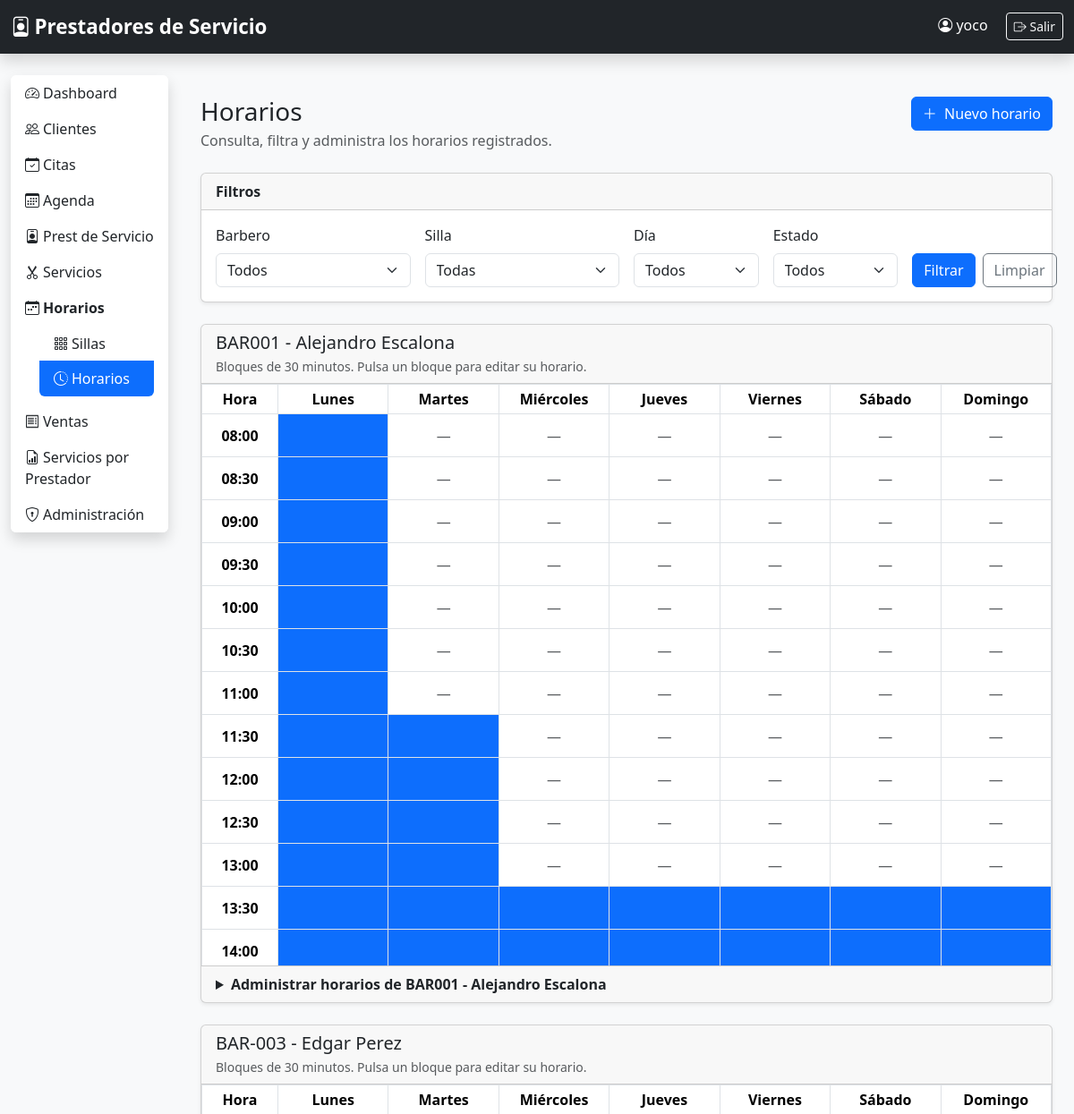
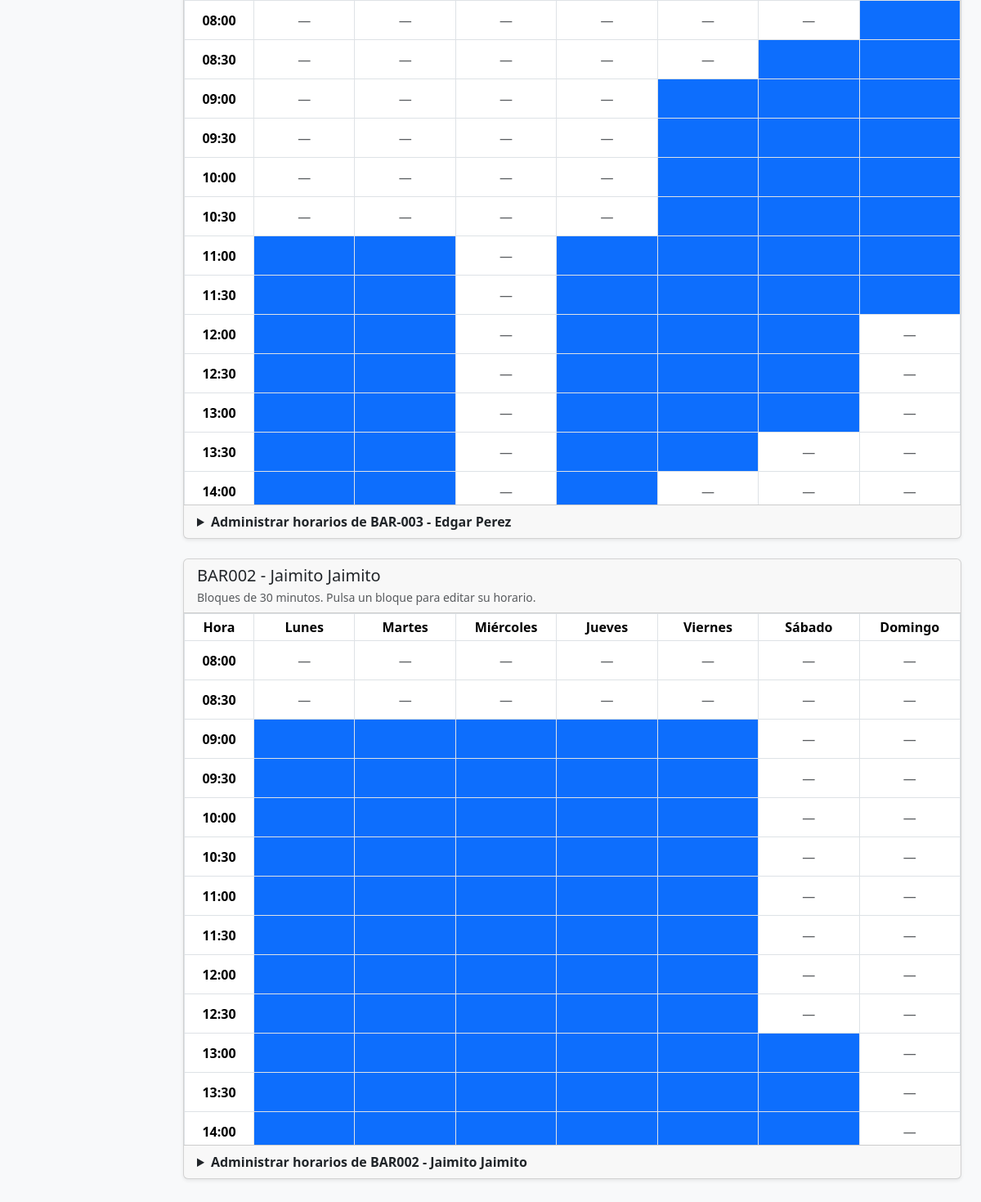
/horarios/ (signed in), run on the app's committed database (2 pictures, top to bottom).
### seguridad/models.py (models this page shows, shortened)
class Usuario(AbstractUser):
    telefono = models.CharField(max_length=20, blank=True)

### barberos/models.py (models this page shows)
class Barbero(models.Model):
    codigo = models.CharField(
        max_length=10,
        unique=True,
        verbose_name="Código"
    )
    nombre = models.CharField(max_length=100)
    apellido = models.CharField(max_length=100)
    direccion = models.CharField(max_length=250)
    telefono = models.CharField(max_length=20)
    correo = models.EmailField(blank=True)
    fecha_ingreso = models.DateField()
    porcentaje = models.DecimalField(
        max_digits=5,
        decimal_places=2,
        help_text="Porcentaje de comisión"
    )
    codigo_silla = models.CharField(
        max_length=10,
        unique=True
    )
    activo = models.BooleanField(default=True)
    class Meta:
        ordering = ["nombre", "apellido"]
        verbose_name = "Barbero"
        verbose_name_plural = "Barberos"
    def __str__(self):
        return f"{self.codigo} - {self.nombre} {self.apellido}"

### horarios/models.py (models this page shows, shortened)
class Horario(models.Model):
    DIAS_SEMANA = [
        (1, "Lunes"),
        (2, "Martes"),
        (3, "Miércoles"),
        (4, "Jueves"),
        (5, "Viernes"),
        (6, "Sábado"),
        (7, "Domingo"),
    ]
    barbero = models.ForeignKey(
        "barberos.Barbero",
        on_delete=models.PROTECT,
        related_name="horarios",
        verbose_name="Barbero",
    )
    silla = models.ForeignKey(
        Silla,
        on_delete=models.PROTECT,
        related_name="horarios",
        verbose_name="Silla",
    )
    dia_semana = models.PositiveSmallIntegerField(
        choices=DIAS_SEMANA,
        verbose_name="Día de la semana",
    )
    hora_inicio = models.TimeField(
        verbose_name="Hora de inicio",
    )
    hora_fin = models.TimeField(
        verbose_name="Hora de finalización",
    )
    activo = models.BooleanField(
        default=True,
        verbose_name="Activo",
    )
    observaciones = models.CharField(
        max_length=150,
        blank=True,
        verbose_name="Observaciones",
    )
    class Meta:
        ordering = [
            "dia_semana",
            "hora_inicio",
            "silla",
        ]
        verbose_name = "Horario"
        verbose_name_plural = "Horarios"

class Silla(models.Model):
    nombre = models.CharField(
        max_length=50,
        unique=True,
        verbose_name="Nombre",
    )
    activa = models.BooleanField(
        default=True,
        verbose_name="Activa",
    )
    class Meta:
        ordering = ["nombre"]
        verbose_name = "Silla"
        verbose_name_plural = "Sillas"
    def __str__(self):
        return self.nombre

### horarios/views.py (the view)
@login_required
def listar_horarios(request):
    horarios = Horario.objects.select_related(
        "barbero",
        "silla",
    )
    barbero_id = request.GET.get("barbero")
    silla_id = request.GET.get("silla")
    dia = request.GET.get("dia")
    estado = request.GET.get("estado")
    if barbero_id:
        horarios = horarios.filter(barbero_id=barbero_id)
    if silla_id:
        horarios = horarios.filter(silla_id=silla_id)
    if dia:
        horarios = horarios.filter(dia_semana=dia)
    if estado == "activos":
        horarios = horarios.filter(activo=True)
    elif estado == "inactivos":
        horarios = horarios.filter(activo=False)
    horarios = list(horarios.order_by(
        "barbero__nombre", "barbero__apellido", "barbero_id",
        "dia_semana", "hora_inicio", "pk",
    ))
    dias_matriz = [
        (numero, nombre) for numero, nombre in Horario.DIAS_SEMANA
        if not dia or str(numero) == str(dia)
    ]
    contexto = {
        "matrices": construir_matrices(horarios, dias_matriz),
        "dias_matriz": dias_matriz,
        "horarios": horarios,
        "barberos": Barbero.objects.all().order_by(
            "nombre",
            "apellido",
        ),
        "sillas": Silla.objects.all().order_by("nombre"),
        "dias": Horario.DIAS_SEMANA,
        "filtros": {
            "barbero": barbero_id or "",
            "silla": silla_id or "",
            "dia": dia or "",
            "estado": estado or "",
        },
        "titulo": "Horarios",
        "descripcion": (
            "Consulta, filtra y administra los horarios registrados."
        ),
    }
    return render(
        request,
        "horarios/horarios/lista.html",
        contexto,
    )

### horarios/templates/horarios/horarios/lista.html (shortened to what this page needs)
{% extends "base.html" %}
{% block content %}
<div class="container py-4">
    <div class="d-flex flex-wrap justify-content-between align-items-start gap-3 mb-4">
        <div>
            <h1 class="h3 mb-1">{{ titulo }}</h1>
            <p class="text-muted mb-0">{{ descripcion }}</p>
        </div>
        <a
            href="{% url 'horarios:crear_horario' %}"
            class="btn btn-primary"
        >
            <i class="bi bi-plus-lg me-1"></i>
            Nuevo horario
        </a>
    </div>
    <div class="card shadow-sm mb-4">
        <div class="card-header">
            <strong>Filtros</strong>
        </div>
        <div class="card-body">
            <form method="get" class="row g-3">
                <div class="col-md-3">
                    <label class="form-label" for="filtro-barbero">
                        Barbero
                    </label>
                    <select
                        class="form-select"
                        id="filtro-barbero"
                        name="barbero"
                    >
                        <option value="">Todos</option>
                    </select>
                </div>
                <div class="col-md-3">
                    <label class="form-label" for="filtro-silla">
                        Silla
                    </label>
                    <select
                        class="form-select"
                        id="filtro-silla"
                        name="silla"
                    >
                        <option value="">Todas</option>
                    </select>
                </div>
                <div class="col-md-2">
                    <label class="form-label" for="filtro-dia">
                        Día
                    </label>
                    <select
                        class="form-select"
                        id="filtro-dia"
                        name="dia"
                    >
                        <option value="">Todos</option>
                    </select>
                </div>
                <div class="col-md-2">
                    <label class="form-label" for="filtro-estado">
                        Estado
                    </label>
                    <select
                        class="form-select"
                        id="filtro-estado"
                        name="estado"
                    >
                        <option value="">Todos</option>
                    </select>
                </div>
                <div class="col-md-2 d-flex align-items-end gap-2">
                    <button type="submit" class="btn btn-primary">
                        Filtrar
                    </button>
                    <a
                        href="{% url 'horarios:listar_horarios' %}"
                        class="btn btn-outline-secondary"
                    >
                        Limpiar
                    </a>
                </div>
            </form>
        </div>
    </div>
    {% for matriz in matrices %}
        <section class="card shadow-sm mb-4">
            <div class="card-header">
                <h2 class="h5 mb-1">{{ matriz.barbero }}</h2>
                <p class="small text-muted mb-0">
                    Bloques de 30 minutos. Pulsa un bloque para editar su horario.
                </p>
            </div>
            <div class="table-responsive matriz-listado">
                <table class="table table-bordered table-sm text-center align-middle mb-0 tabla-matriz">
                    <thead>
                        <tr>
                            <th scope="col" class="hora-matriz">Hora</th>
                            {% for numero, nombre in dias_matriz %}
                                <th scope="col">{{ nombre }}</th>
                            {% endfor %}
                        </tr>
                    </thead>
                    <tbody>
                        {% for fila in matriz.filas %}
                            <tr>
                                <th scope="row" class="hora-matriz">{{ fila.hora }}</th>
                                {% for celda in fila.celdas %}
                                    <td class="celda-matriz">
                                        {% for horario in celda.horarios %}
                                            <a
                                                href="{% url 'horarios:editar_horario' horario.pk %}"
                                                class="bloque-matriz {% if horario.activo %}bloque-activo{% else %}bloque-inactivo{% endif %}"
                                                aria-label="Editar horario de {{ matriz.barbero }}, {{ celda.dia }}, {{ horario.hora_inicio|time:'H:i' }} a {{ horario.hora_fin|time:'H:i' }}, {{ horario.silla }}"
                                            >
                                                                                            </a>
                                        {% empty %}
                                            <span class="text-muted" aria-label="Sin horario">—</span>
                                        {% endfor %}
                                    </td>
                                {% endfor %}
                            </tr>
                        {% endfor %}
                    </tbody>
                </table>
            </div>
            <div class="card-footer">
                <details>
                    <summary class="fw-semibold">Administrar horarios de {{ matriz.barbero }}</summary>
                </details>
            </div>
        </section>
    {% empty %}
        <div class="card shadow-sm">
            <div class="card-body text-center text-muted py-5">
                No se encontraron horarios con los filtros seleccionados.
            </div>
        </div>
    {% endfor %}
</div>
{% endblock %}

### templates/base.html (shortened to what this page needs)
{% load static %}
<!DOCTYPE html>
<html lang="es">
<head>
    <link href="https://cdn.jsdelivr.net/npm/bootstrap@5.3.7/dist/css/bootstrap.min.css" rel="stylesheet">
    <link href="https://cdn.jsdelivr.net/npm/bootstrap-icons@1.13.1/font/bootstrap-icons.min.css" rel="stylesheet">
    <link rel="stylesheet" href="{% static 'css/style.css' %}">
</head>
<body class="bg-light">
<nav class="navbar navbar-expand-lg navbar-dark bg-dark shadow">
    <div class="container-fluid">
        <a class="navbar-brand fw-bold" href="{% url 'dashboard' %}">
            <i class="bi bi-person-badge me-1"></i>Prestadores de Servicio
        </a>
        <div class="ms-auto">
            {% if user.is_authenticated %}
                <span class="text-white me-3">
                    <i class="bi bi-person-circle"></i>
                    {% if user.first_name or user.last_name %}
                        {{ user.first_name }} {{ user.last_name }}
                    {% else %}
                        {{ user.username }}
                    {% endif %}
                </span>
                <a href="{% url 'cerrar_sesion' %}" class="btn btn-outline-light btn-sm">
                    <i class="bi bi-box-arrow-right"></i> Salir
                </a>
            {% endif %}
        </div>
    </div>
</nav>
<div class="container-fluid mt-4">
    <div class="row">
        {% if user.is_authenticated %}
            <div class="col-md-2 mb-4">
                <div class="list-group shadow">
                    <a href="{% url 'dashboard' %}" class="list-group-item list-group-item-action {% if request.resolver_match.url_name == 'dashboard' %}active{% endif %}">
                        <i class="bi bi-speedometer2 me-1"></i>Dashboard
                    </a>
                    <a href="{% url 'clientes:lista_clientes' %}" class="list-group-item list-group-item-action {% if request.resolver_match.namespace == 'clientes' %}active{% endif %}">
                        <i class="bi bi-people me-1"></i>Clientes
                    </a>
                    <a href="{% url 'citas:listar_citas' %}" class="list-group-item list-group-item-action {% if request.resolver_match.namespace == 'citas' and request.resolver_match.url_name == 'listar_citas' %}active{% endif %}">
                        <i class="bi bi-calendar-check me-1"></i>Citas
                    </a>
                    <a href="{% url 'citas:agenda_citas' %}" class="list-group-item list-group-item-action {% if request.resolver_match.namespace == 'citas' and request.resolver_match.url_name == 'agenda_citas' %}active{% endif %}">
                        <i class="bi bi-calendar3 me-1"></i>Agenda
                    </a>
                    <a href="{% url 'barberos:lista_barberos' %}" class="list-group-item list-group-item-action {% if request.resolver_match.namespace == 'barberos' %}active{% endif %}">
                        <i class="bi bi-person-badge me-1"></i>Prest de Servicio
                    </a>
                    <a href="{% url 'servicios:lista' %}" class="list-group-item list-group-item-action {% if request.resolver_match.namespace == 'servicios' %}active{% endif %}">
                        <i class="bi bi-scissors me-1"></i>Servicios
                    </a>
                    <div class="list-group-item">
                        <div class="fw-bold mb-2"><i class="bi bi-calendar-week me-1"></i>Horarios</div>
                        <div class="list-group ms-3">
                            <a href="{% url 'horarios:listar_sillas' %}" class="list-group-item list-group-item-action ">
                                <i class="bi bi-grid-3x3-gap me-1"></i>Sillas
                            </a>
                            <a href="{% url 'horarios:listar_horarios' %}" class="list-group-item list-group-item-action {% if request.resolver_match.url_name == 'listar_horarios' or request.resolver_match.url_name == 'crear_horario' or request.resolver_match.url_name == 'editar_horario' or request.resolver_match.url_name == 'eliminar_horario' or request.resolver_match.url_name == 'cambiar_estado_horario' %}active{% endif %}">
                                <i class="bi bi-clock-history me-1"></i>Horarios
                            </a>
                        </div>
                    </div>
                    <a href="{% url 'ventas:lista' %}" class="list-group-item list-group-item-action {% if request.resolver_match.namespace == 'ventas' and request.resolver_match.url_name != 'reporte_servicios' %}active{% endif %}">
                        <i class="bi bi-receipt me-1"></i>Ventas
                    </a>
                    <a href="{% url 'ventas:reporte_servicios' %}" class="list-group-item list-group-item-action ">
                        <i class="bi bi-file-earmark-bar-graph me-1"></i>Servicios por Prestador
                    </a>
                    <a href="{% url 'admin:index' %}" class="list-group-item list-group-item-action {% if request.resolver_match.namespace == 'admin' %}active{% endif %}">
                        <i class="bi bi-shield-lock me-1"></i>Administración
                    </a>
                </div>
            </div>
            <main class="col-md-10">
        {% else %}
            <main class="col-12">
        {% endif %}
            {% block content %}{% endblock %}
            </main>
    </div>
</div>
</body>
</html>

### data on the page
Usuario: username "yoco"
Barbero: barbero "BAR001 - Alejandro Escalona", dias_matriz "Lunes" "Martes" "Miércoles" "Jueves" "Viernes" "Sábado" "Domingo", hora "08:00" "08:30" "09:00" "09:30" "10:00" "10:30" "11:00" "11:30" "12:00" "12:30" "13:00" "13:30" "14:00"
Horario: activo True (drawn)
Horario: activo True (drawn)
Horario: activo True (drawn)
Horario: activo True (drawn)
Horario: activo True (drawn)
Horario: activo True (drawn)
Horario: activo True (drawn)
Barbero: barbero "BAR-003 - Edgar Perez", dias_matriz "Lunes" "Martes" "Miércoles" "Jueves" "Viernes" "Sábado" "Domingo", hora "08:00" "08:30" "09:00" "09:30" "10:00" "10:30" "11:00" "11:30" "12:00" "12:30" "13:00" "13:30" "14:00"
Horario: activo True (drawn)
Horario: activo True (drawn)
Horario: activo True (drawn)
Horario: activo True (drawn)
Horario: activo True (drawn)
Horario: activo True (drawn)
Barbero: barbero "BAR002 - Jaimito Jaimito", dias_matriz "Lunes" "Martes" "Miércoles" "Jueves" "Viernes" "Sábado" "Domingo", hora "08:00" "08:30" "09:00" "09:30" "10:00" "10:30" "11:00" "11:30" "12:00" "12:30" "13:00" "13:30" "14:00"
Horario: activo True (drawn)
Horario: activo True (drawn)
Horario: activo True (drawn)
Horario: activo True (drawn)
Horario: activo True (drawn)
Horario: activo True (drawn)

### other printed values
{{ titulo }} "Horarios"
{{ descripcion }} "Consulta, filtra y administra los horarios registrados."
